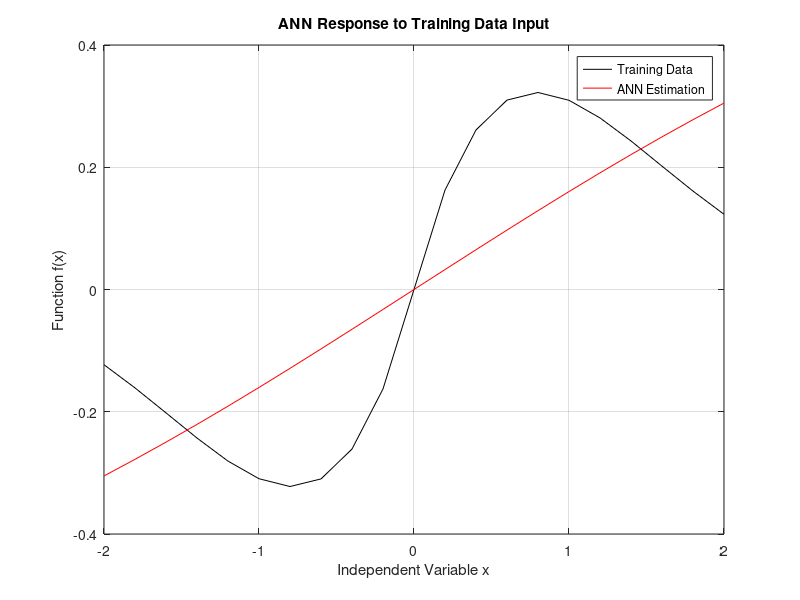
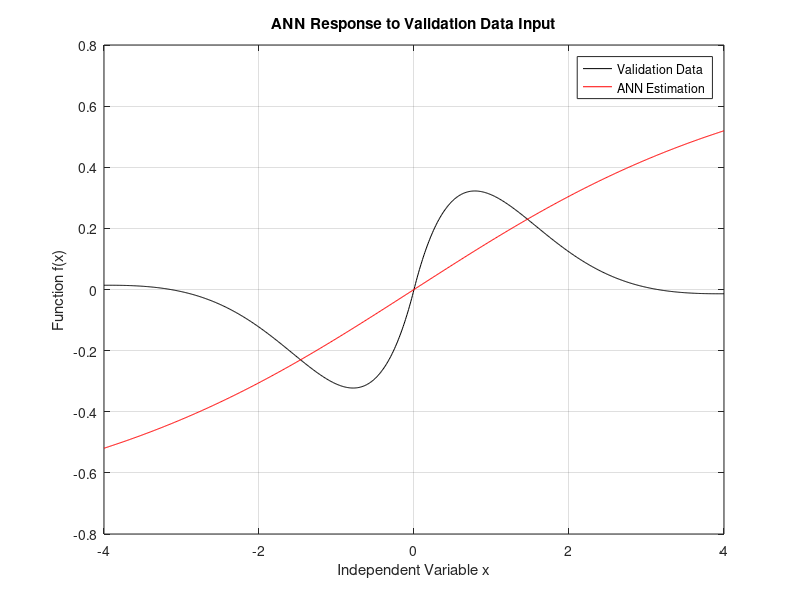
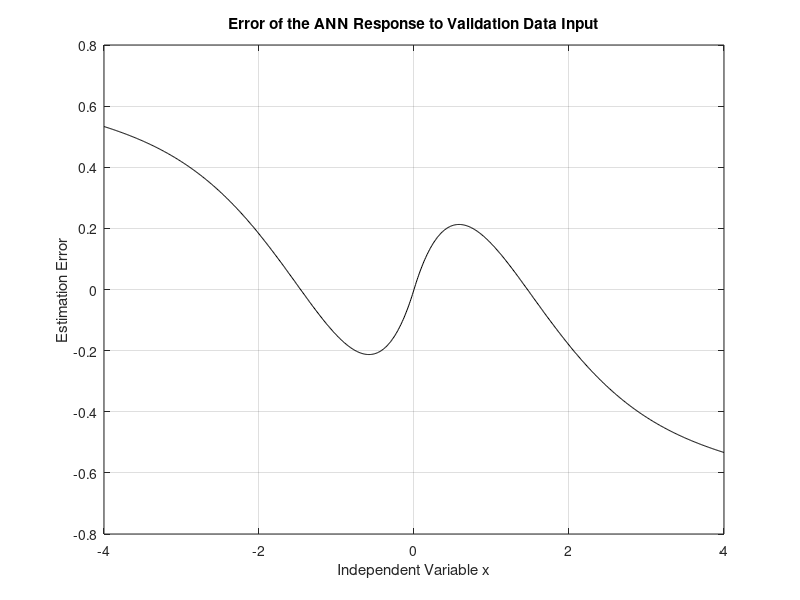

Recreate these plots in MATLAB, in order.
% MAE 565 Artificial Intelligence Techniques in MAE - Demo
% ANN for Function Approximation - Backpropagation Training Exercise 

% close all
clear all

% Define the ANN parameters

Ni = 1;                   % number of inputs
Nh = 10;                  % number of neurons in the HL
eta = 0.1;                % learning rate
Ntot = 10;                % total number of iterations for training
                          % vary this parameter: 10, 50, 100, 200, 500

% Initialize the weights
% weights of the neurons in the HL (for one input)
W = [0.1 0.2 0.1 0.2 0.1 0.2 0.1 0.2 0.1 0.2]';      % Initial guess for Eqn 4.52   
% W=[0.1 0.2 0.1 0.2 0.1 0.2 0.1 0.2 0.1 0.2 0.1 0.2 0.1 0.2 0.1 0.2 0.1 0.2 0.1 0.2]';
% weights of the neurons in the output layer (one neuron in the output
% layer)
Z = [0.2 0.1 0.25 0.1 0.1 0.1 0.25 0.1 0.1 0.25];    % Initial guess for Eqn 4.54    
% Z=[0.2 0.1 0.25 0.1 0.1 0.1 0.25 0.1 0.1 0.25 0.2 0.1 0.25 0.1 0.1 0.1 0.25 0.1 0.1 0.25];

% Generate training data (function to be approximated)
inp1 = -2:0.2:2;      % input (xbar) training data
cntrs = inp1;         % centers defined at the same location as the training data --> get an interpolation tool

nit=length(inp1);

% Calculate input/output pairs for training data (function to be approximated)
for i = 1:length(inp1)  % 21 points
    y(i) = (sin(inp1(i)))*exp(-(abs(inp1(i))));   % output training data
end


% Start the training process (see Section 4.8)

% Perform a prescribed number of exposures to the training data (iterations
% for training)
for itot = 1:Ntot      
% expose the ANN to each of the pairs inputs/outputs
for i = 1:nit   
% activation values of the HL neurons (Nh x 1 vector)
XstarH = W*inp1(i);       % Eqn. 4.58
% activation function is a bipolar sigmoid (tanh)
psiH = (exp(XstarH)-exp(-XstarH))./(exp(XstarH)+exp(-XstarH));    % Eqn. 4.59
YestH = psiH;             % output of the HL neurons
XstarO = Z*YestH;         % activation value of the output neuron 

% activation function of the output neuron is also a bipolar sigmoid (tanh)
psiO = (exp(XstarO)-exp(-XstarO))./(exp(XstarO)+exp(-XstarO));    % Eqn. 4.61

YestO = psiO;             % output of the output neuron
errO = y(i)-YestO;        % error    % Eqn. 4.63

psiDerO = 1-psiO.^2;      % the derivative of bipolar sigmoid (output layer)
deltaO = psiDerO*errO;    % error signal    % Eqn. 4.65

Z = Z+eta*deltaO.*YestH'; % Update the weights of the output neuron  - Eqn. 4.66

psiDerH = 1-psiH.^2;      % the derivative of bipolar sigmoid (HL)
deltaH = psiDerH.*Z'*deltaO;  % error signal propagated at the level of HL

W = W+eta*deltaH*inp1(i); % Update the weights of the HL neurons - Eqn. 4.69

end
itot
end
% End of the back-propagation training process

% Test the ANN with the inputs of the training data (this is a good
% verification step, but it is NOT validation, it is NOT ENOUGH)
for i = 1:nit
% activation values of the HL neurons
XstarH = W*inp1(i);
% output of the HL neurons
psiH = (exp(XstarH)-exp(-XstarH))./(exp(XstarH)+exp(-XstarH));
YestH = psiH;
% activation value of the output neuron
XstarO = Z*YestH;
% output of the output neuron = approximation of the given function
psiO = (exp(XstarO)-exp(-XstarO))./(exp(XstarO)+exp(-XstarO));
YestO(i) = psiO;
end

figure, plot(inp1,y,'k',inp1,YestO,'r')
title('ANN Response to Training Data Input')
grid
xlabel('Independent Variable x')
ylabel('Function f(x)')
legend('Training Data','ANN Estimation')

% ANN validation process 

% Generate validation data using better resolution (0.01 instead of
% 0.05) and expanding the domain to check if extrapolation is performed
% correctly

% Calculate the validation data input
inp1val = -4:0.01:4;  

% Calculate the validation data output
for i = 1:length(inp1val)
    yval(i) = (sin(inp1val(i)))*exp(-(abs(inp1val(i))));
end


% Calculate the ANN estimation using the weights obtained through training
for i = 1:length(inp1val)

XstarH = W*inp1val(i);    % HL activation values
% HL outputs
psiH = (exp(XstarH)-exp(-XstarH))./(exp(XstarH)+exp(-XstarH));
YestH = psiH;
% output neuron activation value
XstarO = Z*YestH;
% ANN estimation
psiO = (exp(XstarO)-exp(-XstarO))./(exp(XstarO)+exp(-XstarO));
YestO(i) = psiO;
end

figure, plot(inp1val,yval,'k',inp1val,YestO,'r')
title('ANN Response to Validation Data Input')
grid
xlabel('Independent Variable x')
ylabel('Function f(x)')
legend('Validation Data','ANN Estimation')

figure, plot(inp1val,yval-YestO,'k')
title('Error of the ANN Response to Validation Data Input')
grid
xlabel('Independent Variable x')
ylabel('Estimation Error')
